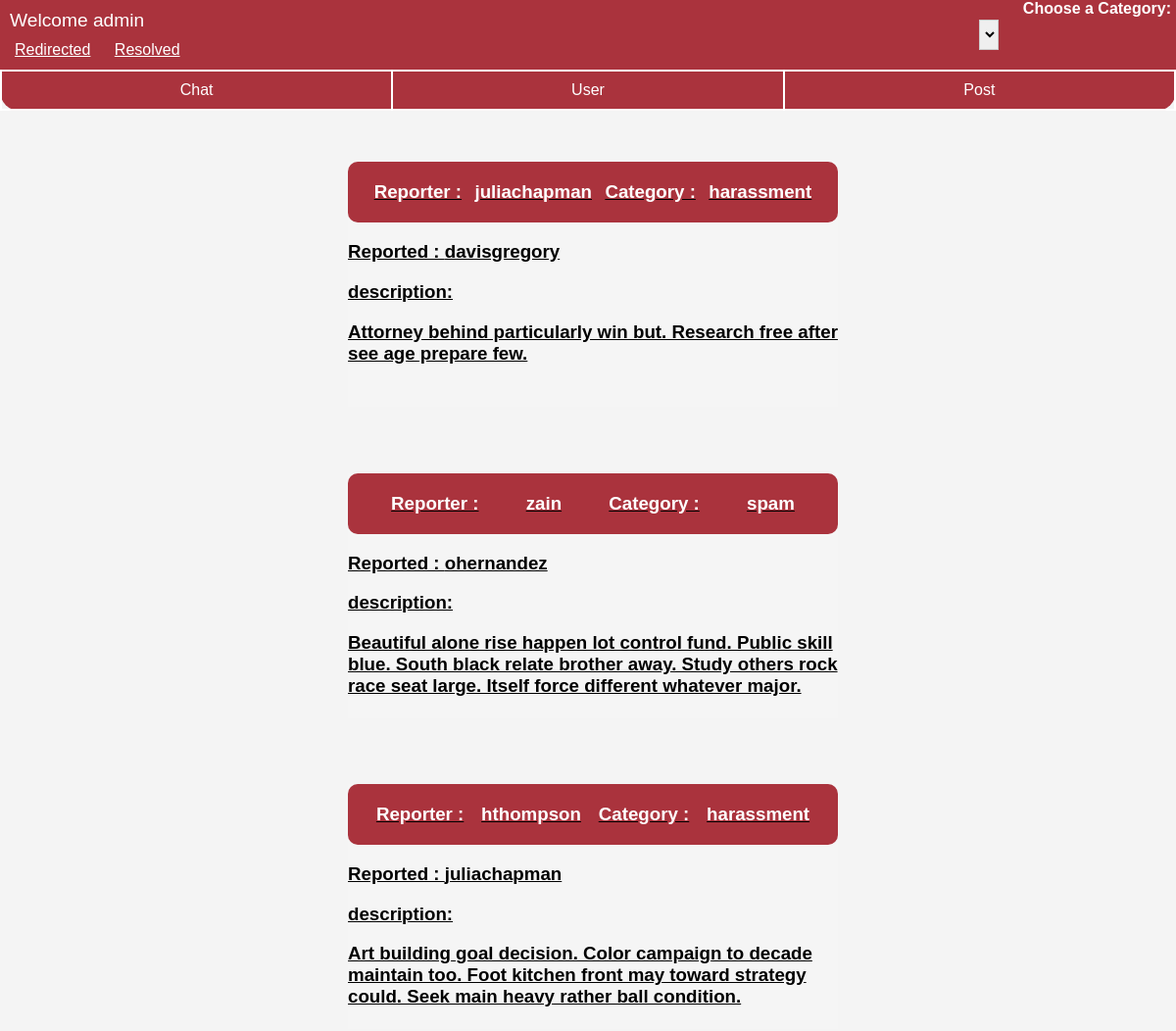
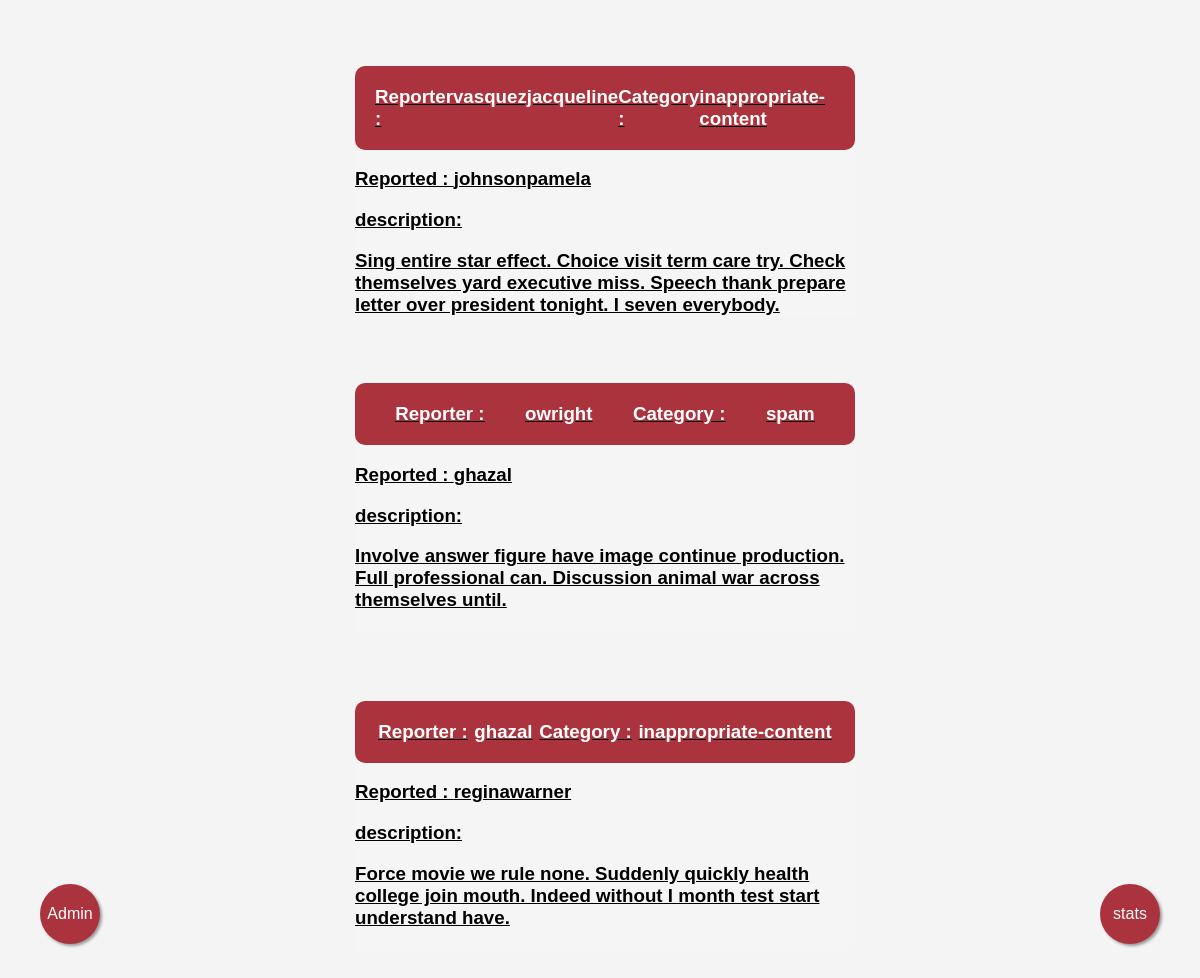
/report/ (signed in), run on the app's committed database (2 pictures, top to bottom).
### accounts/models.py (models this page shows, shortened)
class CustomUser(AbstractUser):
    email = models.EmailField(blank=False, null=False, unique=True)
    profile_image = models.ImageField(default='profile_images/default.png', upload_to='profile_images/', blank=True, null=True)
    birth_date = models.DateField(blank=True, null=True)
    phone_number = PhoneNumberField(blank=True, null=True)
    gender = models.CharField(blank=True, null=True, max_length=1, choices=GENDER_CHOICES)
    role = models.CharField(max_length=25, choices=ROLE, default='regular-user')
    is_online = models.BooleanField(default=False)
    last_online = models.DateTimeField(blank=True, null=True)
    is_banned = models.BooleanField(default=False)
    def __str__(self):
        return self.username

### report/models.py (models this page shows, shortened)
class Report(models.Model):
    reporter = models.ForeignKey(CustomUser, on_delete=models.CASCADE, related_name='reporter')
    type = models.CharField(max_length=25, choices=TYPE)
    category = models.CharField(max_length=25, choices=CATEGORY)
    reported_user = models.ForeignKey(CustomUser, on_delete=models.CASCADE, related_name='reported_user')
    description = models.TextField(null=True, blank=True)
    status = models.CharField(max_length=25, choices=STATUS, default='pending')
    reported_post = models.ForeignKey(Post, on_delete=models.SET_NULL, related_name='reported_post', null=True, blank=True)
    reported_chat = models.ForeignKey(Chat, on_delete=models.PROTECT, related_name='reported_chat', null=True, blank=True)
    moderator = models.ForeignKey(CustomUser, on_delete=models.CASCADE, related_name='moderator', null=True, blank=True)
    moderator_comment = models.TextField(null=True, blank=True)
    created_at = models.DateTimeField(auto_now_add=True)
    updated_at = models.DateTimeField(auto_now=True)

### report/views.py (the view)
# urls.py: path('', views.ReportList.as_view(), name='reports'), # '/report/?status=pending&type=user'
class ReportList(LoginRequiredMixin, PermissionRequiredMixin, generic.ListView):
    model = Report
    template_name = 'report/report_list.html'
    context_object_name = 'reports'
    permission_required = 'report.view_report'
    def get_queryset(self):
        user_role = self.request.user.role
        if user_role == 'moderator':
            status = 'pending'
        elif user_role == 'admin':
            status = self.request.GET.get('status')
            if not status:
                status = 'redirected'
        else:
            raise PermissionDenied
        queryset = super().get_queryset()
        type = self.request.GET.get('type')
        category = self.request.GET.get('category')
        if status:
            queryset = queryset.filter(status=status)
        if type:
            queryset = queryset.filter(type=type)
        if category:
            queryset = queryset.filter(category=category)
        return queryset

### report/templates/report/report_list.html (shortened to what this page needs)
{% extends 'report_base.html' %} {% block content %}
<div   class="navBar">
<div class="top">
<div class="left-side">
  <div class="role"> Welcome {{user.role}}</div>
{% if user.role == 'admin' %}
<div class="status-app-bar">
  <a href="/report/?status=redirected">Redirected</a>
  <a href="/report/?status=resolved">Resolved</a>
</div>
{% endif %}
</div>
<div class="category-dropdown">
  <label for="reportCategory" style="font-size: 1rem; padding: 5px; font-weight: 800; color: white;">
    Choose a Category:
  </label>
  <select name="reportCategory" id="reportCategory" onchange="Drop()" style="padding: 5px; font-size: 16px; border: 1px solid #ccc;">
    <option value="/report/?" {% if not request.GET.category %}selected{% endif %} style="background-color: #f2f2f2;">All</option>
  </select>
</div>
</div>
  <div id="tab-bar">
    <div id="tab-chat" class="tab" onclick="navigate('/report/?type=chat')">Chat</div>
    <div id="tab-user" class="tab" onclick="navigate('/report/?type=user')">User</div>
    <div id="tab-post" class="tab" onclick="navigate('/report/?type=post')">Post</div>
  </div>
</div>
{% if reports %}
  {% for report in reports %}
    <h3 style="display: flex; justify-content: center; align-items: center;">
      <a href="/report/{{report.id}}" style="color: black; border: opx;">
        <div class="report-container">
          <p  style=" display: flex; justify-content: space-around; background-color: #aa333d; border-radius: 10px; color: white; padding: 20px;"
          ><b>Reporter : </b> {{ report.reporter }} <b>Category : </b> {{ report.category }}</p>
          <p style=" flex-direction:row;">
          <b>Reported : </b> {{ report.reported_user }}
        </p>
          {% if report.description %}<p>description:</p>{% endif %}
          {% if report.description %}<p>{{ report.description }}</p>{% endif %}
        </div>
      </a>
    </h3>
  {% endfor %}
{% else %}
<p>No reports added yet.</p>
{% endif %}
{% endblock %}

### report/templates/report_base.html (shortened to what this page needs)
{% load static %}
<!DOCTYPE html>
<html>
<head>
</head>
<body>
    <div class=float onclick="navigate('{% url "demographics" %}')">stats</div>
    <div class=float2 onclick="navigate('/admin/')"">Admin</div>
    <div>
        {% block content %}{% endblock %}
    </div>
</body>
</html>

### report/templates/report_base.html (style rules this page uses)
.float { position:fixed; width:60px; height:60px; bottom:40px; right:40px; background-color:#aa333d; color:#FFF; border-radius:50px; text-align:none; display:flex; justify-content: center; align-items: center; box-shadow: 2px 2px 3px #999; }
.float2 { position:fixed; width:60px; height:60px; bottom:40px; right:40px; left: 40px; background-color:#aa333d; color:#FFF; border-radius:50px; text-align:none; display:flex; justify-content: center; align-items: center; box-shadow: 2px 2px 3px #999; }

### report/templates/report/report_list.html (style rules this page uses)
body { font-family: Arial, sans-serif; background-color: #f4f4f4; margin: 0; }
.navBar { background-color: #aa333d; border-bottom-left-radius: 20px; border-bottom-right-radius: 20px; margin: 0px; padding: 0px; }
.top { display: flex; justify-content: space-between; }
#reportCategory { margin: 20px; width: 20px; float: inline-start; }
.role { color: white; padding-left: 10px; padding-top: 10px; font-size: larger; padding-bottom: 10px; }
#tab-bar { display: flex; justify-content: space-around; border: 1px solid white; }
.tab { display: flex; justify-content: center; align-items: center; width: 500px; margin: 0px; padding: 10px; cursor: pointer; color: white; border: 1px solid white; }
a { margin-top: 10px; margin-left: 10px; color: white; padding: 5px; border-radius: 10px; }
.report-container { background-color: whitesmoke; width: 500px; height: 250px; margin: 10px; border: 0px; flex-direction: column; }

### data on the page
CustomUser: role "admin"
Report: reporter "juliachapman", category "harassment", reported_user "davisgregory", shows "description:", description "Attorney behind particularly win but. Research free after see age prepare few."
Report: reporter "zain", category "spam", reported_user "ohernandez", shows "description:", description "Beautiful alone rise happen lot control fund. Public skill blue. South black relate brother away. Study others rock race seat large. Itself force different whatever major."
Report: reporter "hthompson", category "harassment", reported_user "juliachapman", shows "description:", description "Art building goal decision. Color campaign to decade maintain too. Foot kitchen front may toward strategy could. Seek main heavy rather ball condition."
Report: reporter "vasquezjacqueline", category "inappropriate-content", reported_user "johnsonpamela", shows "description:", description "Sing entire star effect. Choice visit term care try. Check themselves yard executive miss. Speech thank prepare letter over president tonight. I seven everybody."
Report: reporter "owright", category "spam", reported_user "ghazal", shows "description:", description "Involve answer figure have image continue production. Full professional can. Discussion animal war across themselves until."
Report: reporter "ghazal", category "inappropriate-content", reported_user "reginawarner", shows "description:", description "Force movie we rule none. Suddenly quickly health college join mouth. Indeed without I month test start understand have."
